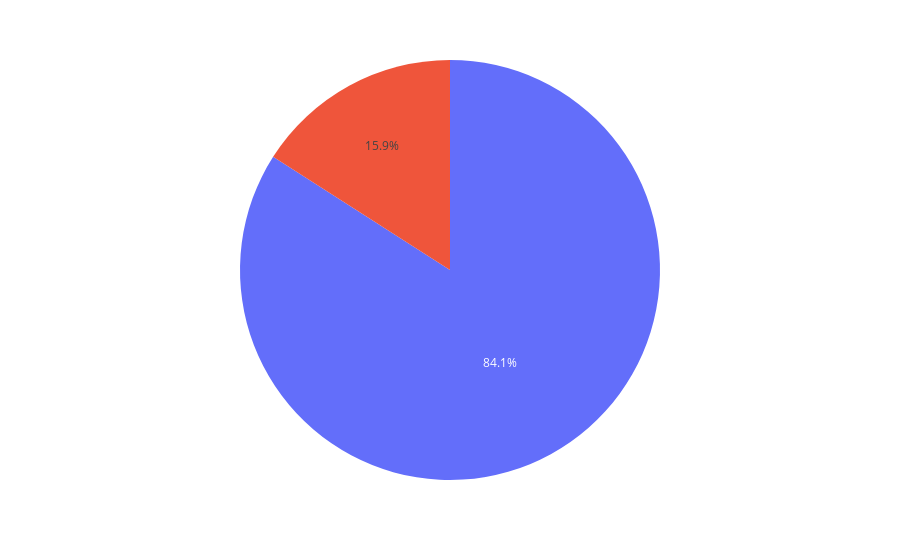

The code cell stored with this chart in its notebook:
### Code cell
import plotly.express as px

fig = px.pie(data_frame=trackDf, values="cases", labels="label")
fig.show()

### Figure 1 — Plotly figure (JSON) as saved in the notebook; plotly's stock layout.template omitted (floating-point values rounded to 4 significant figures)
{"data": [{"domain": {"x": [0, 1], "y": [0, 1]}, "hovertemplate": "cases=%{value}<extra></extra>", "legendgroup": "", "name": "", "showlegend": false, "type": "pie", "values": [40664, 214493]}], "layout": {"legend": {"tracegroupgap": 0}, "margin": {"t": 60}}}
